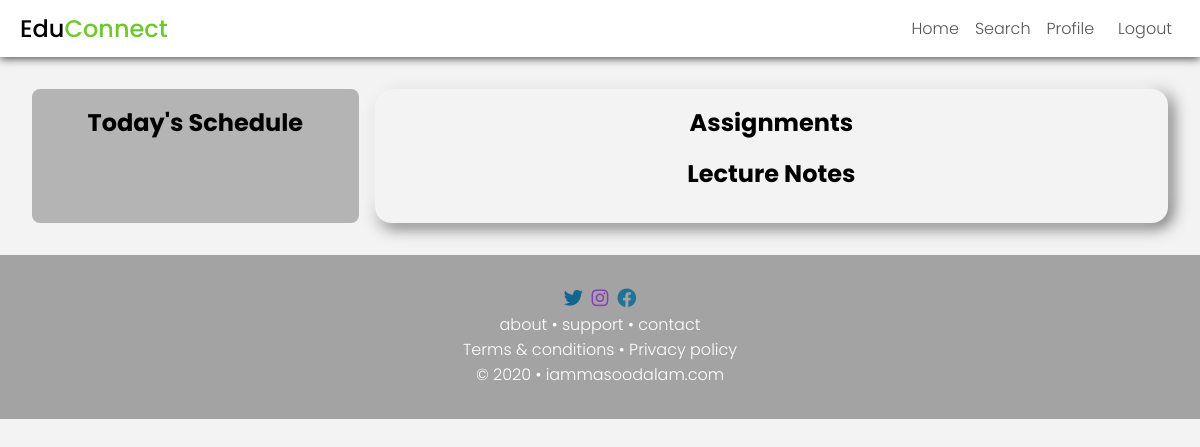
Page /home.php (signed in) on the earlier database version.
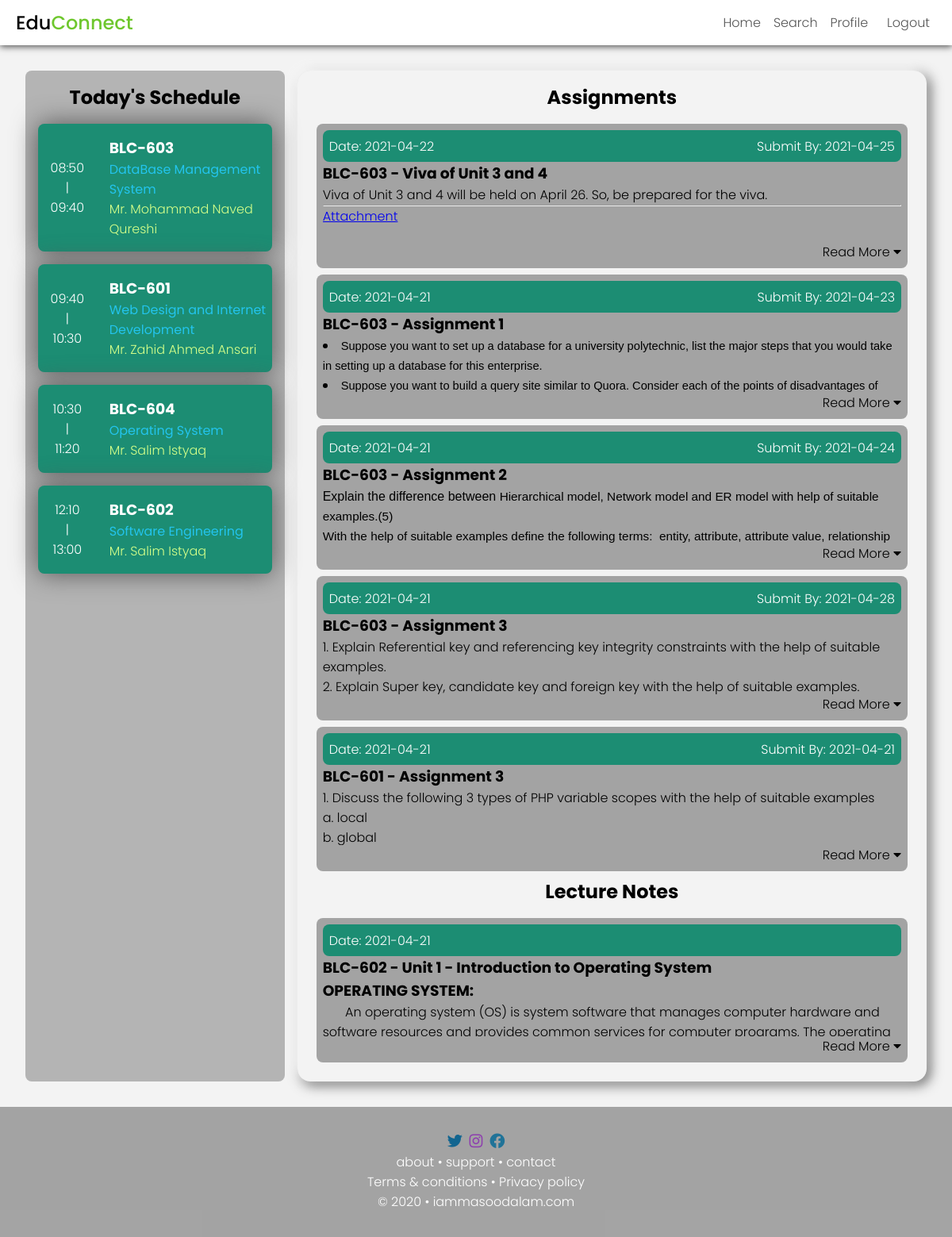
Same page on the later database version.
### tables this page shows
CREATE TABLE `course` (
  `coursecode` varchar(20) NOT NULL,
  `coursename` varchar(63) NOT NULL,
  `course_type` varchar(15) NOT NULL,
  `branchid` int(11) NOT NULL,
  `semester` int(11) NOT NULL,
  PRIMARY KEY (`coursecode`),
  KEY `branchid` (`branchid`),
  KEY `semester` (`semester`),
  CONSTRAINT `course_ibfk_1` FOREIGN KEY (`branchid`) REFERENCES `branch` (`branchId`),
  CONSTRAINT `course_ibfk_2` FOREIGN KEY (`semester`) REFERENCES `semester` (`semesterId`)
);

CREATE TABLE `schedule` (
  `branchId` int(11) NOT NULL,
  `semesterId` int(11) NOT NULL,
  `day` int(11) NOT NULL,
  `1st` varchar(20) DEFAULT NULL,
  `2nd` varchar(20) DEFAULT NULL,
  `3rd` varchar(20) DEFAULT NULL,
  `4th` varchar(20) DEFAULT NULL,
  `5th` varchar(20) DEFAULT NULL,
  `6th` varchar(20) DEFAULT NULL,
  `7th` varchar(20) DEFAULT NULL,
  `8th` varchar(20) DEFAULT NULL,
  `9th` varchar(20) DEFAULT NULL,
  PRIMARY KEY (`branchId`,`semesterId`,`day`),
  KEY `semesterId` (`semesterId`),
  KEY `1st` (`1st`),
  KEY `2nd` (`2nd`),
  KEY `3rd` (`3rd`),
  KEY `4th` (`4th`),
  KEY `5th` (`5th`),
  KEY `6th` (`6th`),
  KEY `7th` (`7th`),
  KEY `8th` (`8th`),
  KEY `9th` (`9th`),
  CONSTRAINT `schedule_ibfk_1` FOREIGN KEY (`branchId`) REFERENCES `branch` (`branchId`),
  CONSTRAINT `schedule_ibfk_10` FOREIGN KEY (`8th`) REFERENCES `course` (`coursecode`),
  CONSTRAINT `schedule_ibfk_11` FOREIGN KEY (`9th`) REFERENCES `course` (`coursecode`),
  CONSTRAINT `schedule_ibfk_2` FOREIGN KEY (`semesterId`) REFERENCES `semester` (`semesterId`),
  CONSTRAINT `schedule_ibfk_3` FOREIGN KEY (`1st`) REFERENCES `course` (`coursecode`),
  CONSTRAINT `schedule_ibfk_4` FOREIGN KEY (`2nd`) REFERENCES `course` (`coursecode`),
  CONSTRAINT `schedule_ibfk_5` FOREIGN KEY (`3rd`) REFERENCES `course` (`coursecode`),
  CONSTRAINT `schedule_ibfk_6` FOREIGN KEY (`4th`) REFERENCES `course` (`coursecode`),
  CONSTRAINT `schedule_ibfk_7` FOREIGN KEY (`5th`) REFERENCES `course` (`coursecode`),
  CONSTRAINT `schedule_ibfk_8` FOREIGN KEY (`6th`) REFERENCES `course` (`coursecode`),
  CONSTRAINT `schedule_ibfk_9` FOREIGN KEY (`7th`) REFERENCES `course` (`coursecode`)
);

CREATE TABLE `professorteaches` (
  `coursecode` varchar(20) NOT NULL,
  `professorId` varchar(20) NOT NULL,
  PRIMARY KEY (`coursecode`,`professorId`),
  KEY `professorId` (`professorId`),
  CONSTRAINT `professorteaches_ibfk_1` FOREIGN KEY (`coursecode`) REFERENCES `course` (`coursecode`),
  CONSTRAINT `professorteaches_ibfk_2` FOREIGN KEY (`professorId`) REFERENCES `professor` (`professorId`)
);

CREATE TABLE `professor` (
  `professorId` varchar(20) NOT NULL,
  `name` char(31) NOT NULL,
  `qualification` varchar(31) NOT NULL,
  `address` varchar(255) DEFAULT NULL,
  `joindate` date NOT NULL,
  `emailId` varchar(63) NOT NULL,
  `password` varchar(255) NOT NULL,
  `profilepic` varchar(63) DEFAULT NULL,
  PRIMARY KEY (`professorId`)
);

CREATE TABLE `assignment` (
  `assignmentId` int(20) NOT NULL AUTO_INCREMENT,
  `coursecode` varchar(20) NOT NULL,
  `title` tinytext NOT NULL,
  `data` text DEFAULT NULL,
  `provideddate` date NOT NULL,
  `submissiondate` date DEFAULT NULL,
  `providedBy` varchar(20) NOT NULL,
  `attachment` tinyint(1) DEFAULT NULL,
  PRIMARY KEY (`assignmentId`),
  KEY `coursecode` (`coursecode`),
  KEY `providedBy` (`providedBy`),
  CONSTRAINT `assignment_ibfk_1` FOREIGN KEY (`coursecode`) REFERENCES `course` (`coursecode`),
  CONSTRAINT `assignment_ibfk_2` FOREIGN KEY (`providedBy`) REFERENCES `professor` (`professorId`)
);

CREATE TABLE `lecturenotes` (
  `lectureId` int(11) NOT NULL AUTO_INCREMENT,
  `coursecode` varchar(20) NOT NULL,
  `title` tinytext NOT NULL,
  `data` text DEFAULT NULL,
  `provideddate` date NOT NULL,
  `providedBy` varchar(20) NOT NULL,
  `attachment` tinyint(1) DEFAULT NULL,
  PRIMARY KEY (`lectureId`),
  KEY `coursecode` (`coursecode`),
  KEY `providedBy` (`providedBy`),
  CONSTRAINT `lecturenotes_ibfk_1` FOREIGN KEY (`coursecode`) REFERENCES `course` (`coursecode`),
  CONSTRAINT `lecturenotes_ibfk_2` FOREIGN KEY (`providedBy`) REFERENCES `professor` (`professorId`)
);

### home.php (the view, shortened to what the changed rows need)
<?php
require_once "./includes/header.inc.php";
require_once "./includes/connection.inc.php";
?>
<main id="home">
  <?php include "./includes/schedule-section.inc.php";
  if($_SESSION['userType'] == 'student'){
    ?>
    <div id="home-student">
      <div id="assignments">
        <h2>Assignments</h2>
        <?php
          $sqlAssignement = "SELECT * FROM assignment WHERE coursecode IN (SELECT coursecode FROM course WHERE branchId = ? AND semester = ? ) ORDER BY provideddate DESC";
          $stmtAssignment = $mysqli->prepare($sqlAssignement);
          $stmtAssignment->bind_param("ii", $_SESSION['branch'], $_SESSION['semester']);
          $stmtAssignment->execute();
          if($result = $stmtAssignment->get_result()){
            if($result->num_rows > 0){
              while($row = $result->fetch_assoc()){
                ?>
                <div class="card">
                  <div class="card-head">
                    <div class="provided">Date: <?= $row['provideddate']; ?></div>
                    <div class="submission">Submit By: <?= $row['submissiondate'] ?></div>
                  </div>
                  <h3><?=$row['coursecode'] . " - " . $row['title'] ?></h3>
                  <div class="card-data">
                    <?= $row['data'] ?>
                    <?php
                    if($row['attachment'] == 1){
                      $fileName = "/assignment" . $row['assignmentId'] . "/i";
                      ?>
                      <hr>
                      <a href="./asset/attachments/<?= $fileName ?>">Attachment</a>
                      <?php
                    }
                    ?>
                  </div>
                  <p class="read-more">Read More <i class="fas fa-caret-down"></i></p>
                </div>
                <?php
              }
            }
          }
        ?>
      </div>
      <div id="lectureNotes">
        <h2>Lecture Notes</h2>
        <?php
          $sqlLectureNotes = "SELECT * FROM lecturenotes WHERE coursecode IN (SELECT coursecode FROM course WHERE branchId = ? AND semester = ? ) ORDER BY provideddate DESC";
          $stmtLectureNotes = $mysqli->prepare($sqlLectureNotes);
          $stmtLectureNotes->bind_param("ii", $_SESSION['branch'], $_SESSION['semester']);
          $stmtLectureNotes->execute();
          if($result = $stmtLectureNotes->get_result()){
            if($result->num_rows > 0){
              while($row = $result->fetch_assoc()){
                ?>
                <div class="card">
                  <div class="card-head">
                    <div class="provided">Date: <?= $row['provideddate']; ?></div>
                  </div>
                  <h3><?=$row['coursecode'] . " - " . $row['title'] ?></h3>
                  <div class="card-data">
                    <?= $row['data'] ?>
                  </div>
                  <p class="read-more">Read More <i class="fas fa-caret-down"></i></p>
                </div>
                <?php
              }
            }
          }
        ?>
      </div>
    </div>
    <?php
  }
  ?>
</main>
<?php include "./includes/footer.inc.php"; ?>

### includes/schedule-section.inc.php (shortened to what the changed rows need)
<div id="schedule-section">
    <h2 class="heading">Today's Schedule</h2>
    <div id="time-table">
      <?php
      $day = 3;
      if($day > 0 && $day < 7){
        if($_SESSION['userType'] == "student"){
          $scheduleQuery = "SELECT * FROM `schedule` WHERE `branchId` = $_SESSION[branch] AND `semesterId` = $_SESSION[semester] AND `day` = $day";
          $scheduleResult = $mysqli->query($scheduleQuery);
          $schedule = $scheduleResult->fetch_assoc();
          foreach ($schedule as $key => $value) {
            if($value != null && !is_numeric($value)){
              ?><div class="period"><div class="time"><?php
              switch ($key) {
                case '2nd':
                  echo "08:50<br>|<br>09:40";
                  break;
                case '3rd':
                  echo "09:40<br>|<br>10:30";
                  break;
                case '4th':
                  echo "10:30<br>|<br>11:20";
                  break;
                case '6th':
                  echo "12:10<br>|<br>13:00";
                  break;
              }
              ?></div><div class="subject"><?php
              echo "<h3>" . $value . "</h3>";
              $subjectQuery = "SELECT coursename FROM `course` WHERE `coursecode` = ?";
              $subjectStmt = $mysqli->prepare($subjectQuery);
              $subjectStmt->bind_param("s", $value);
              $subjectStmt->execute();
              $subjectResult = $subjectStmt->get_result();
              $subject = $subjectResult->fetch_assoc();
              echo "<div class=\"subject-name\">" . $subject['coursename'] . "</div>";
              $professorQuery = "SELECT * FROM professorteaches LEFT JOIN professor ON professorteaches.professorId = professor.professorId WHERE professorteaches.coursecode = ?";
              $professorStmt = $mysqli->prepare($professorQuery);
              $professorStmt->bind_param("s", $value);
              $professorStmt->execute();
              $professorResult = $professorStmt->get_result();
              while($professorRow = $professorResult->fetch_assoc()){
                echo "<div class=\"professor-name\">Mr. " . $professorRow['name']. "</div>";
              }
              echo "</div></div>";
            }
          }
        } else if($_SESSION['userType'] == 'professor'){
          if(date("m") < 6) {
            $evenOdd = 0;
          } else {
            $evenOdd = 1;
          }
          $scheduleQuery = "SELECT * FROM `schedulepro` WHERE `professorId` = ? AND `evenOdd` = ? AND `day` = ?";
          $scheduleStmt = $mysqli->prepare($scheduleQuery);
          $scheduleStmt->bind_param("iii", $_SESSION['professorId'], $evenOdd, $day);
          $scheduleStmt->execute();
          $scheduleResult = $scheduleStmt->get_result();
          if($scheduleResult->num_rows > 0){
            $schedule = $scheduleResult->fetch_assoc();
            foreach ($schedule as $key => $value) {
              if($value != null && !is_numeric($value)){
                ?><div class="period"><div class="time"><?php
                switch ($key) {
                  case '1st':
                    echo "08:00<br>|<br>08:50";
                    break;
                  case '2nd':
                    echo "08:50<br>|<br>09:40";
                    break;
                  case '3rd':
                    echo "09:40<br>|<br>10:30";
                    break;
                  case '4th':
                    echo "10:30<br>|<br>11:20";
                    break;
                  case '5th':
                    echo "11:20<br>|<br>12:10";
                    break;
                  case '6th':
                    echo "12:10<br>|<br>13:00";
                    break;
                  case '7th':
                    echo "14:00<br>|<br>14:50";
                    break;
                  case '8th':
                    echo "15:50<br>|<br>15:40";
                    break;
                  case '9th':
                    echo "16:40<br>|<br>16:30";
                    break;
                  default:
                    echo "Free";
                    break;
                }
                ?></div><div class="subject"><?php
                echo "<h3>" . $value . "</h3>";
                $subjectQuery = "SELECT coursename FROM `course` WHERE `coursecode` = ?";
                $subjectStmt = $mysqli->prepare($subjectQuery);
                $subjectStmt->bind_param("s", $value);
                $subjectStmt->execute();
                $subjectResult = $subjectStmt->get_result();
                $subject = $subjectResult->fetch_assoc();
                echo "<div class=\"subject-name\">" . $subject['coursename'] . "</div>";
                echo "</div></div>";
              }
            }
          }
          else {
            echo "<div class='holiday'> Not Scheduled </div>";
          }
        }
      }
      else{
        echo "<div class= 'holiday'>Holiday</div>";
      }
      ?>
    </div>
  </div>

Differences in the rows shown:
now on this page (row unchanged): course: shows "08:50", coursename "DataBase Management System"
added schedule: 2nd "BLC-603", 3rd "BLC-601", 4th "BLC-604", 6th "BLC-602"
added professorteaches: professorId.name "Mohammad Naved Qureshi", shown under "BLC-603"
now on this page (row unchanged): course: shows "09:40", coursename "Web Design and Internet Development"
added professorteaches: professorId.name "Zahid Ahmed Ansari", shown under "BLC-601"
now on this page (row unchanged): course: shows "10:30", coursename "Operating System"
added professorteaches: professorId.name "Salim Istyaq", shown under "BLC-604"
now on this page (row unchanged): course: shows "12:10", coursename "Software Engineering"
added professorteaches: professorId.name "Salim Istyaq", shown under "BLC-602"
added assignment: provideddate "2021-04-22", submissiondate "2021-04-25", coursecode "BLC-603", title "Viva of Unit 3 and 4", data "Viva of Unit 3 and 4 will be held on April 26. So, be prepared for the viva."
added assignment: provideddate "2021-04-21", submissiondate "2021-04-23", coursecode "BLC-603", title "Assignment 1", data "Suppose you want to set up a database for a university polytechnic, list the major steps that you would take in setting up a database for this enterprise. Suppose you want to build a query site similar to Quora. Consider each of the points of disadvantages of…"
added assignment: provideddate "2021-04-21", submissiondate "2021-04-24", coursecode "BLC-603", title "Assignment 2", data "Explain the difference between Hierarchical model, Network model and ER model with help of suitable examples.(5) With the help of suitable examples define the following terms: entity, attribute, attribute value, relationship…"
added assignment: provideddate "2021-04-21", submissiondate "2021-04-28", coursecode "BLC-603", title "Assignment 3", data "Explain Referential key and referencing key integrity constraints with the help of suitable examples. Explain Super key, candidate key and foreign key with the help of suitable examples."
added assignment: provideddate "2021-04-21", submissiondate "2021-04-21", coursecode "BLC-601", title "Assignment 3", data "Discuss the following 3 types of PHP variable scopes with the help of suitable examples local global"
added lecturenotes: provideddate "2021-04-21", coursecode "BLC-602", title "Unit 1 - Introduction to Operating System", data "OPERATING SYSTEM: An operating system (OS) is system software that manages computer hardware and…"
